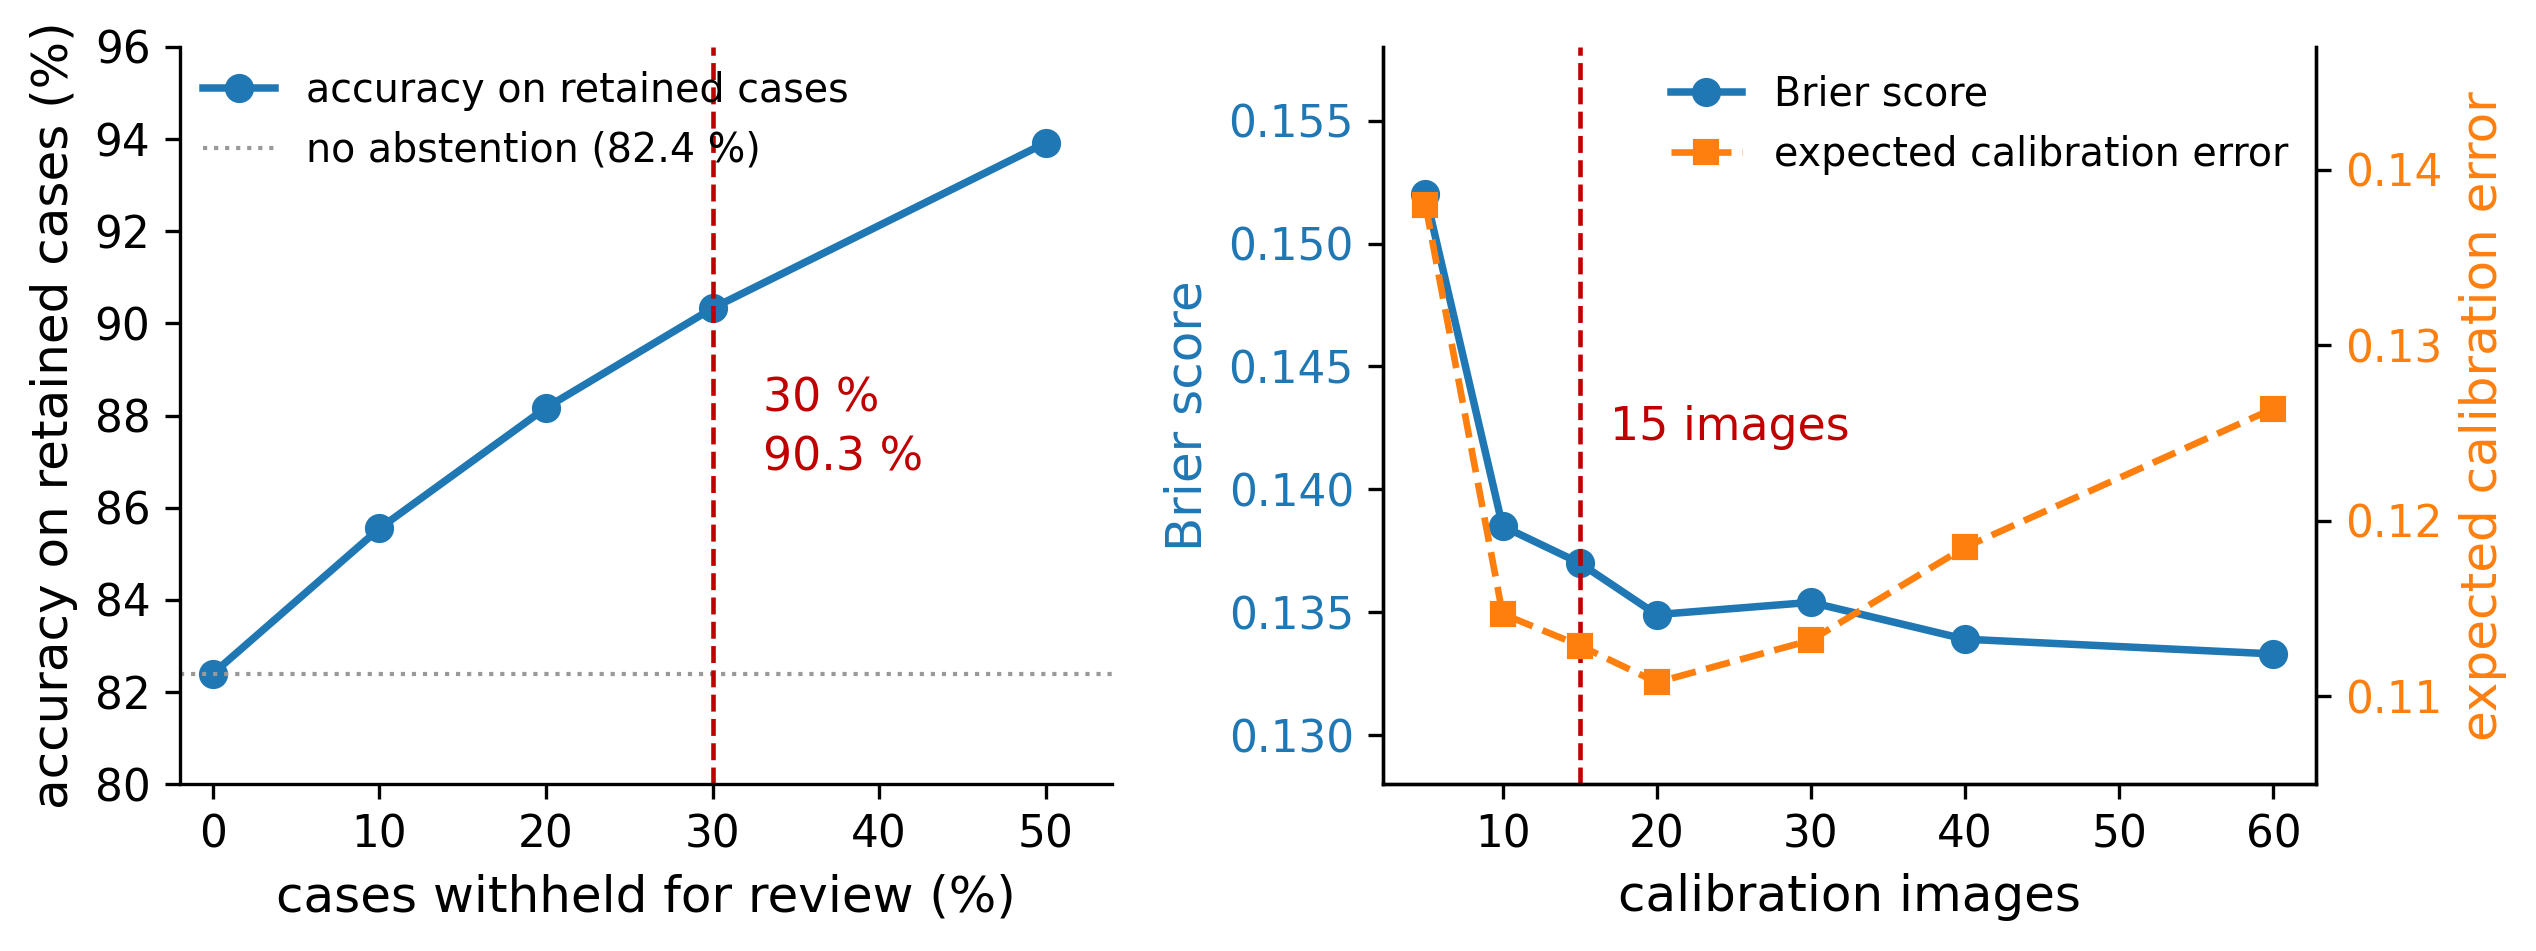

Generate this figure with Python:
#!/usr/bin/env python3
"""
fig_abstain_calib.py

生成图: 弃权曲线 + 标定成本(Brier 与 ECE 双 y 轴)。
数据取自 results/prob_grading_v2_0728_2124.txt 的 V2 与 V3 两节。
输出与本脚本同目录。
"""
import os

import matplotlib
matplotlib.use("Agg")
import matplotlib.pyplot as plt

HERE = os.path.dirname(os.path.abspath(__file__))
OUT = os.path.join(HERE, "fig_abstain_calib.png")

BLUE, ORANGE, RED, GREY = "#1f77b4", "#ff7f0e", "#c00000", "#666666"

# V2 弃权收益: (弃权比例%, 保留准确率)
ABSTAIN = [(0, .8240), (10, .8555), (20, .8817), (30, .9033), (50, .9392)]
# V3 标定成本: (标定张数, Brier, ECE)
CALIB = [(5, .1520, .1380), (10, .1385, .1147), (15, .1370, .1129),
         (20, .1349, .1108), (30, .1354, .1132), (40, .1339, .1185),
         (60, .1333, .1264)]

fig, (ax1, ax2) = plt.subplots(1, 2, figsize=(8.6, 3.3))

# ---- 左: 弃权曲线 ----
x, y = zip(*ABSTAIN)
ax1.plot(x, [v * 100 for v in y], "o-", color=BLUE, lw=1.8, ms=6,
         label="accuracy on retained cases")
ax1.axhline(82.40, color="#999999", lw=1.0, ls=":",
            label="no abstention (82.4 %)")
ax1.axvline(30, color=RED, lw=1.1, ls="--")
ax1.annotate("30 %\n90.3 %", (30, 90.33), xytext=(33, 86.8),
             fontsize=11, color=RED, linespacing=1.4)
ax1.set_xlabel("cases withheld for review (%)", fontsize=12)
ax1.set_ylabel("accuracy on retained cases (%)", fontsize=12)
ax1.set_xlim(-2, 54)
ax1.set_ylim(80, 96)
ax1.tick_params(labelsize=10.5)
ax1.legend(fontsize=9.5, loc="upper left", frameon=False,
           handlelength=1.8, borderaxespad=.2)

# ---- 右: 标定成本 ----
n, brier, ece = zip(*CALIB)
l1, = ax2.plot(n, brier, "o-", color=BLUE, lw=1.8, ms=6, label="Brier score")
ax2.set_xlabel("calibration images", fontsize=12)
ax2.set_ylabel("Brier score", fontsize=12, color=BLUE)
ax2.tick_params(axis="y", labelcolor=BLUE, labelsize=10.5)
ax2.tick_params(axis="x", labelsize=10.5)
ax2.set_ylim(.128, .158)

ax3 = ax2.twinx()
l2, = ax3.plot(n, ece, "s--", color=ORANGE, lw=1.6, ms=5.5,
               label="expected calibration error")
ax3.set_ylabel("expected calibration error", fontsize=12, color=ORANGE)
ax3.tick_params(axis="y", labelcolor=ORANGE, labelsize=10.5)
ax3.set_ylim(.105, .147)

ax2.axvline(15, color=RED, lw=1.1, ls="--")
ax2.annotate("15 images", (15, .1425), xytext=(17, .1425),
             fontsize=11, color=RED, va="center")
ax2.legend(handles=[l1, l2], fontsize=9.5, loc="upper right",
           frameon=False, handlelength=1.8, borderaxespad=.3)

for a in (ax1, ax2, ax3):
    a.spines["top"].set_visible(False)
ax1.spines["right"].set_visible(False)

fig.tight_layout()
fig.savefig(OUT, dpi=300, bbox_inches="tight")
print(f">> {OUT}")
